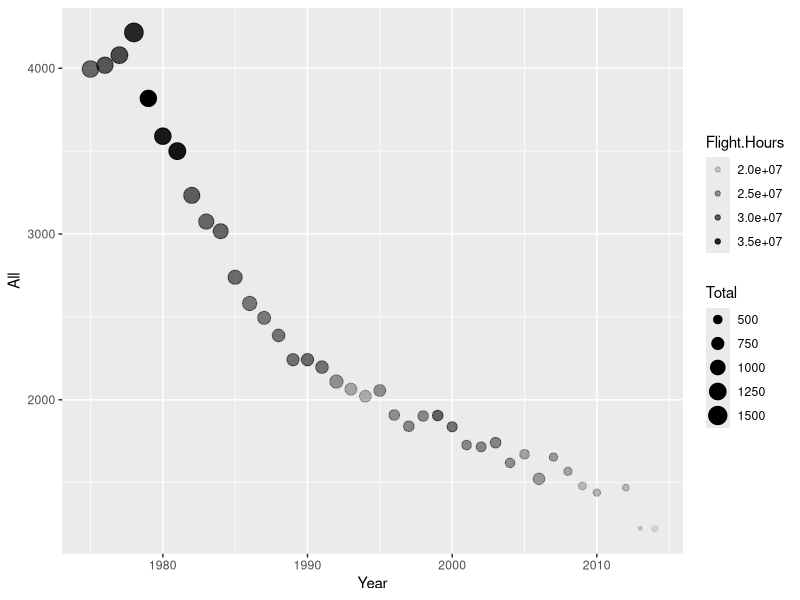
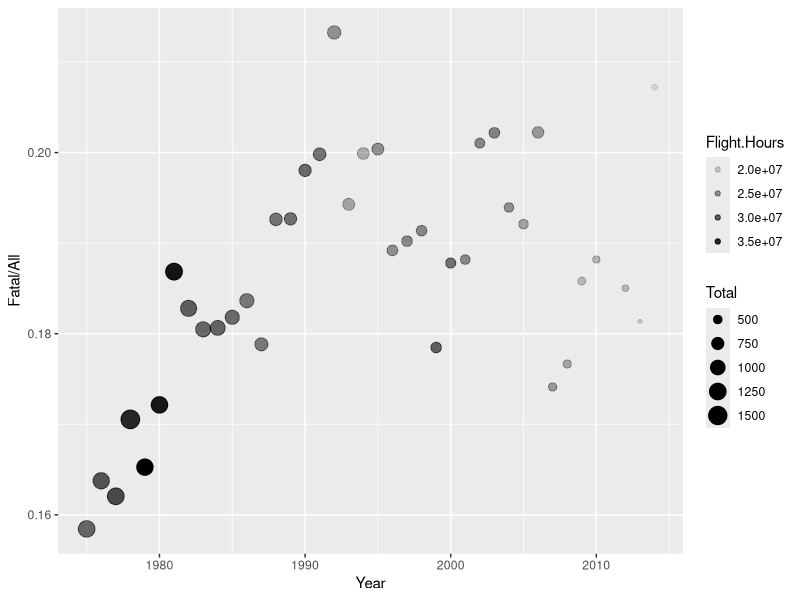
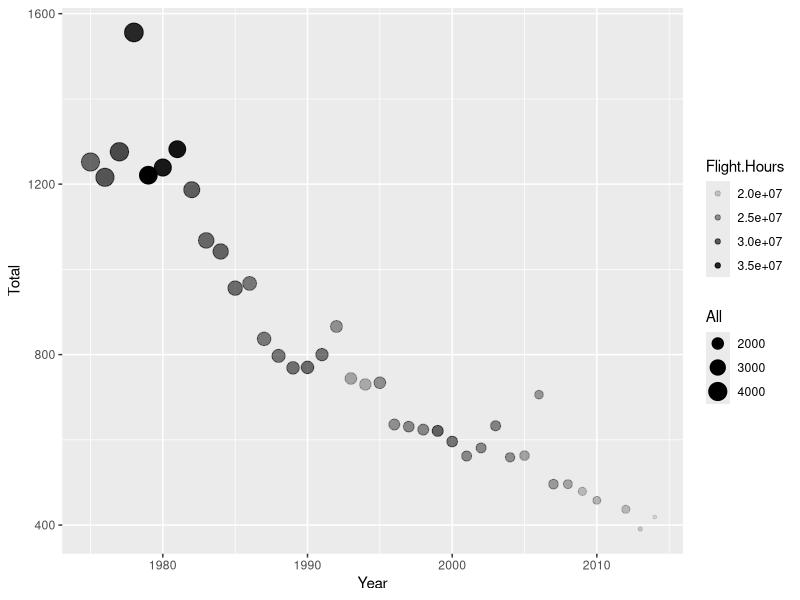

Generate these figures, in order, with R:
## ---- chunk 1
knitr::opts_chunk$set(echo = TRUE)
library(tidyverse)
## ---- chunk 2
datagov <- read_csv("aviation_accidents-2014.csv")
summary(datagov)
head(datagov)
## ---- chunk 3
ggplot(data = datagov) + geom_point(mapping = aes(x = Year, y = All, size = Total, alpha = Flight.Hours))
## ---- chunk 4
ggplot(data = datagov) + geom_point(mapping = aes(x = Year, y = Fatal/All, size = Total, alpha = Flight.Hours))
## ---- chunk 5
ggplot(data = datagov) + geom_point(mapping = aes(x = Year, y = Total, size = All, alpha = Flight.Hours))
